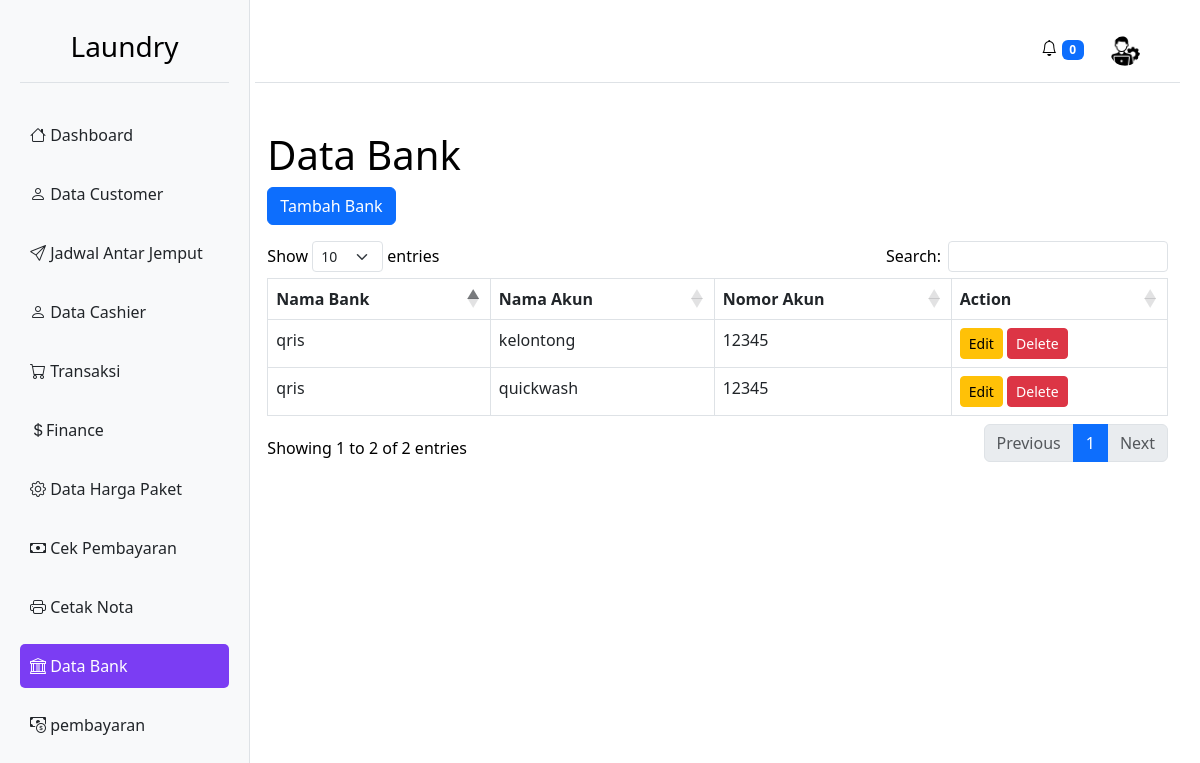
/admin/data_bank.php (signed in), run on the app's committed database.
### tables this page shows
CREATE TABLE `detail_bank_laundry` (
  `id` int(11) NOT NULL,
  `nama_bank` varchar(100) DEFAULT NULL,
  `nama_akun` varchar(100) DEFAULT NULL,
  `nomor_akun` varchar(50) DEFAULT NULL,
  `gambar_qris` varchar(255) DEFAULT NULL,
  `created_at` timestamp NULL DEFAULT current_timestamp(),
  `updated_at` timestamp NULL DEFAULT current_timestamp() ON UPDATE current_timestamp()
);

### admin/data_bank.php (the view, shortened to what this page needs)
<?php
require '../database.php';
$banks = [];
try {
    $sql = "SELECT id, nama_bank, nama_akun, nomor_akun, gambar_qris FROM detail_bank_laundry";
    $stmt = $pdo->query($sql);
    $banks = $stmt->fetchAll(PDO::FETCH_ASSOC);
} catch (PDOException $e) {
    echo "Error fetching data: " . $e->getMessage();
}
?>
<!DOCTYPE html>
<html lang="en">
<head>
    <link href="https://cdn.jsdelivr.net/npm/bootstrap@5.3.0/dist/css/bootstrap.min.css" rel="stylesheet">
    <link href="https://cdn.datatables.net/1.13.6/css/dataTables.bootstrap5.min.css" rel="stylesheet">
    <link href="https://cdn.jsdelivr.net/npm/sweetalert2@11/dist/sweetalert2.min.css" rel="stylesheet">
</head>
<body>
    <?php include 'sidebar_admin.php'; ?>
    <div class="container mt-5">
        <h1 class="mt-3">Data Bank</h1>
        <button id="createBankBtn" class="btn btn-primary mb-3">Tambah Bank</button>
        <div class="table-responsive">
            <table id="bankTable" class="table text-black table-bordered">
                <thead>
                    <tr>
                        <th>Nama Bank</th>
                        <th>Nama Akun</th>
                        <th>Nomor Akun</th>
                        <th>Action</th>
                    </tr>
                </thead>
                <tbody>
                    <?php foreach ($banks as $bank): ?>
                        <tr>
                            <td><?= htmlspecialchars($bank['nama_bank']) ?></td>
                            <td><?= htmlspecialchars($bank['nama_akun']) ?></td>
                            <td><?= htmlspecialchars($bank['nomor_akun']) ?></td>
                            <td>
                                <button class="btn btn-warning btn-sm edit-bank-btn"
                                    data-id="<?= $bank['id'] ?>"
                                    data-nama_bank="<?= htmlspecialchars($bank['nama_bank']) ?>"
                                    data-nama_akun="<?= htmlspecialchars($bank['nama_akun']) ?>"
                                    data-nomor_akun="<?= htmlspecialchars($bank['nomor_akun']) ?>">Edit</button>
                                <form method="post" style="display:inline-block">
                                    <button type="button" class="btn btn-danger btn-sm delete-bank-btn">Delete</button>
                                </form>
                            </td>
                        </tr>
                    <?php endforeach; ?>
                </tbody>
            </table>
        </div>
    </div>
</body>
</html>

### data on the page
detail_bank_laundry: nama_bank "qris", nama_akun "kelontong", nomor_akun "12345"
detail_bank_laundry: nama_bank "qris", nama_akun "quickwash", nomor_akun "12345"
